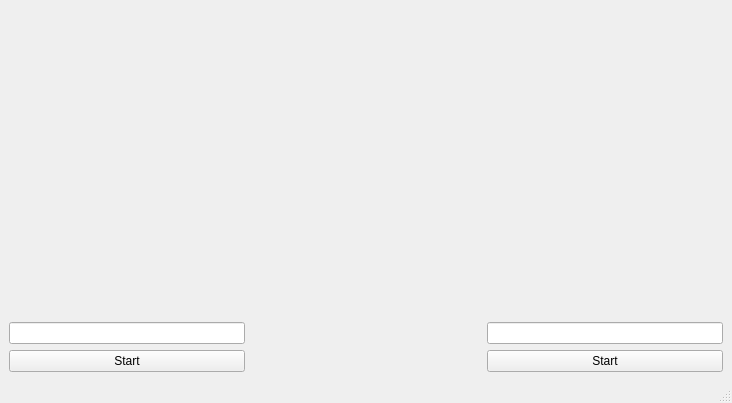
<?xml version="1.0" encoding="UTF-8"?>
<ui version="4.0">
 <class>MainWindow</class>
 <widget class="QMainWindow" name="MainWindow">
  <property name="geometry">
   <rect>
    <x>0</x>
    <y>0</y>
    <width>732</width>
    <height>403</height>
   </rect>
  </property>
  <property name="windowTitle">
   <string>MainWindow</string>
  </property>
  <widget class="QWidget" name="centralwidget">
   <layout class="QHBoxLayout" name="horizontalLayout">
    <item>
     <layout class="QVBoxLayout" name="verticalLayout_2">
      <item>
       <spacer name="verticalSpacer">
        <property name="orientation">
         <enum>Qt::Vertical</enum>
        </property>
        <property name="sizeHint" stdset="0">
         <size>
          <width>20</width>
          <height>40</height>
         </size>
        </property>
       </spacer>
      </item>
      <item>
       <widget class="QLineEdit" name="cnt1_lineEdit"/>
      </item>
      <item>
       <widget class="QPushButton" name="cnt1_btn">
        <property name="text">
         <string>Start</string>
        </property>
       </widget>
      </item>
     </layout>
    </item>
    <item>
     <spacer name="horizontalSpacer">
      <property name="orientation">
       <enum>Qt::Horizontal</enum>
      </property>
      <property name="sizeHint" stdset="0">
       <size>
        <width>40</width>
        <height>20</height>
       </size>
      </property>
     </spacer>
    </item>
    <item>
     <layout class="QVBoxLayout" name="verticalLayout">
      <item>
       <spacer name="verticalSpacer_2">
        <property name="orientation">
         <enum>Qt::Vertical</enum>
        </property>
        <property name="sizeHint" stdset="0">
         <size>
          <width>20</width>
          <height>40</height>
         </size>
        </property>
       </spacer>
      </item>
      <item>
       <widget class="QLineEdit" name="cnt2_lineEdit"/>
      </item>
      <item>
       <widget class="QPushButton" name="cnt2_btn">
        <property name="text">
         <string>Start</string>
        </property>
       </widget>
      </item>
     </layout>
    </item>
   </layout>
  </widget>
  <widget class="QMenuBar" name="menubar">
   <property name="geometry">
    <rect>
     <x>0</x>
     <y>0</y>
     <width>732</width>
     <height>24</height>
    </rect>
   </property>
  </widget>
  <widget class="QStatusBar" name="statusbar"/>
 </widget>
 <resources/>
 <connections/>
</ui>
